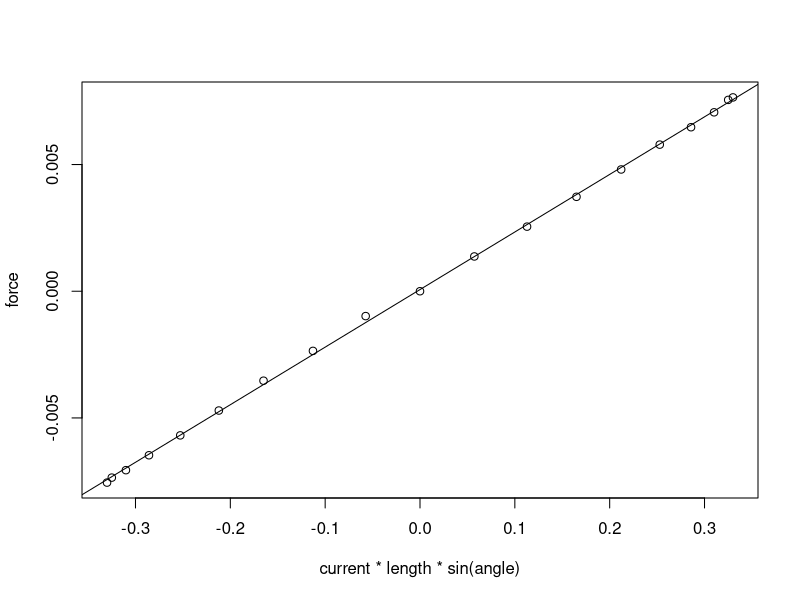
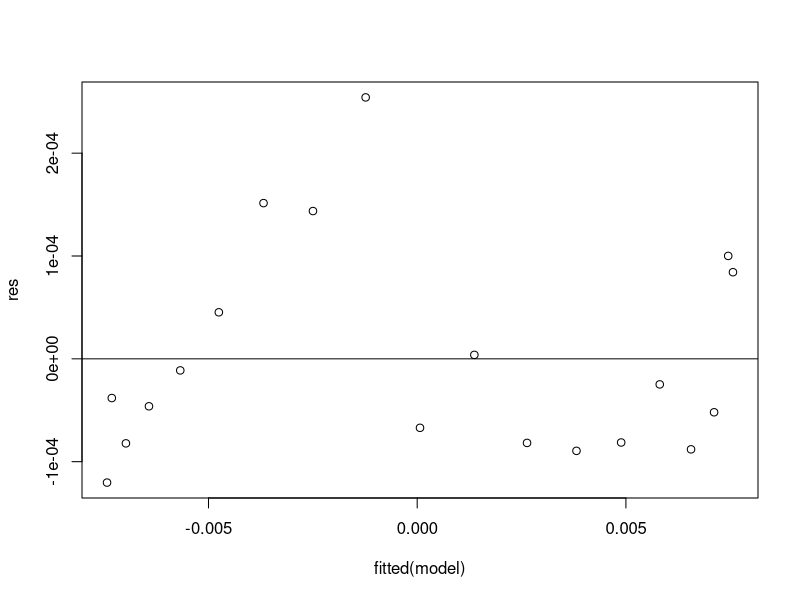
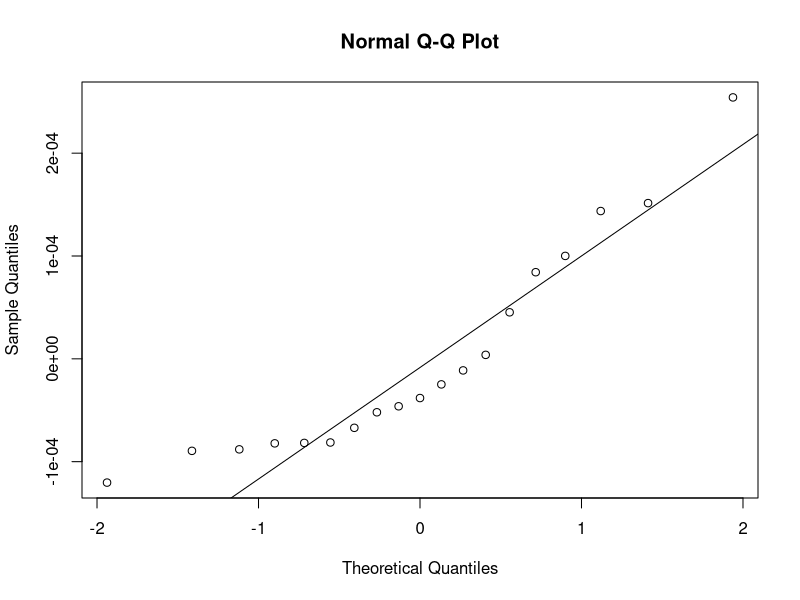
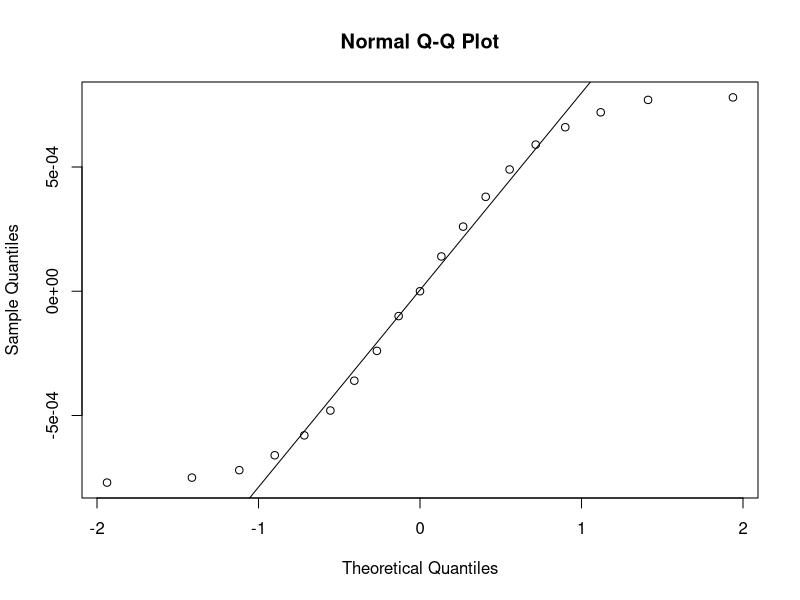
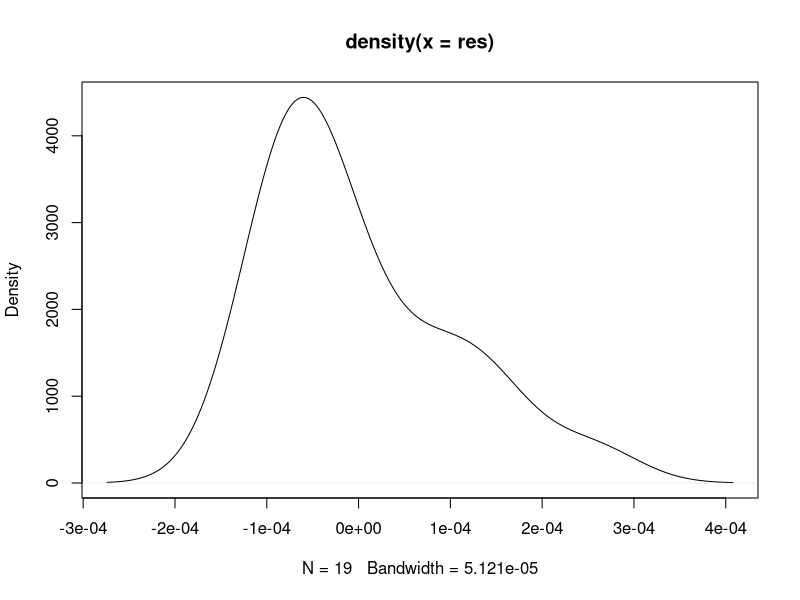
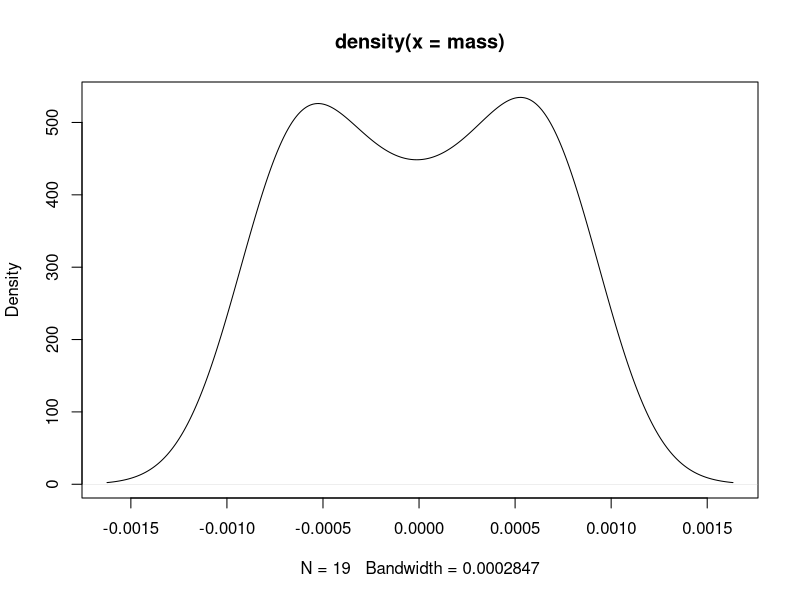
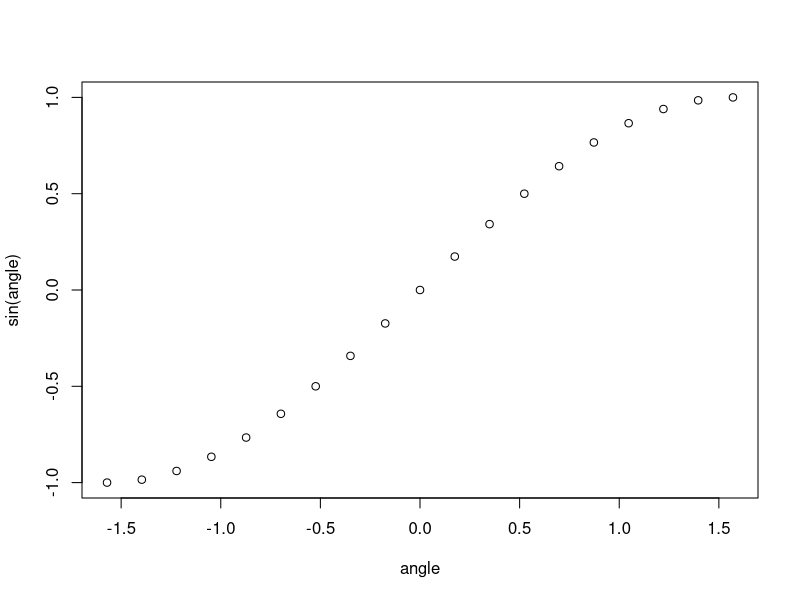

Recreate these plots in R, in order.
# Earth's gravitational acceleration
g = 9.80665

# Data
current = 3
length = 0.11
angle = ( c(-90, -80, -70, -60, -50, -40, -30, -20, -10, 0, 10, 20, 30, 40, 50, 60, 70, 80, 90) * pi ) / 180

# Laplace Force
mass = c(-77, -75, -72, -66, -58, -48, -36, -24, -10, 0, 14, 26, 38, 49, 59, 66, 72, 77, 78) / 100000
force = mass * g

# Linear regression
model = lm(force ~ I(current * length * sin(angle)))
summary(model)

# Plots with regression line
plot(current * length * sin(angle), force)
abline(model)

# Residuals
res = resid(model)

# Residual VS Fitted plot
plot(fitted(model), res)
abline(0,0)

# Shapiro-Wilk
shapiro.test(res)
shapiro.test(mass)

# QQ-plot 
qqnorm(res)
qqline(res)

qqnorm(mass)
qqline(mass)

# Density
plot(density(res))
plot(density(mass))

# Plot sin
plot(angle, sin(angle))